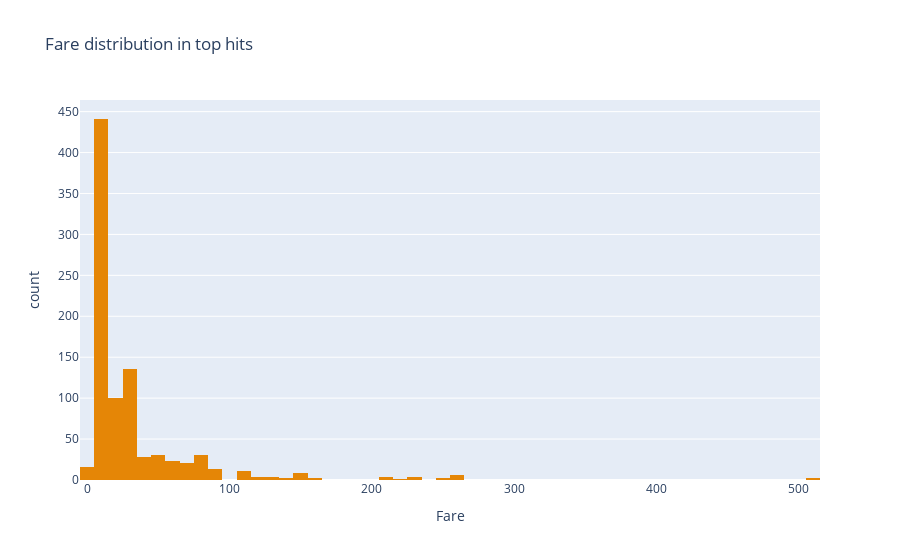
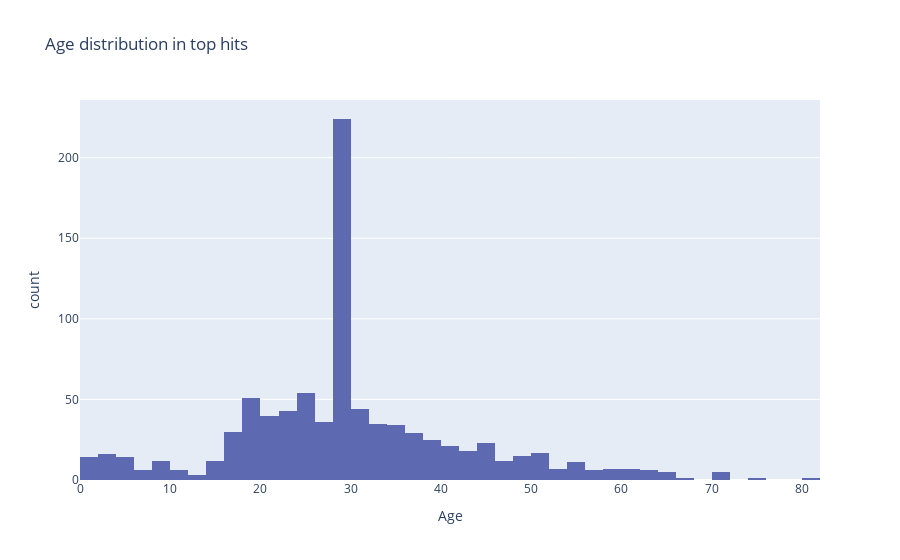

Notebook source saved alongside these figures, in order:
### Code cell
histogram_labels = ['Fare',
                    'Age'
                   ]

colors = px.colors.qualitative.Vivid
for i in range(len(histogram_labels)):
    fig = px.histogram(data, 
                       histogram_labels[i], 
                       title=f'{histogram_labels[i]} distribution in top hits', 
                       color_discrete_sequence=[colors[i]]
                      )
    iplot(fig)

### Figure 1 — Plotly figure (JSON) as saved in the notebook; plotly's stock layout.template omitted (floating-point values rounded to 4 significant figures; data arrays with more than 128 entries replaced by an {"elided": "..."} marker saying what was removed)
{"data": [{"alignmentgroup": "True", "bingroup": "x", "hovertemplate": "Fare=%{x}<br>count=%{y}<extra></extra>", "legendgroup": "", "marker": {"color": "rgb(229, 134, 6)", "pattern": {"shape": ""}}, "name": "", "offsetgroup": "", "orientation": "v", "showlegend": false, "type": "histogram", "x": {"elided": "891 float values"}, "xaxis": "x", "yaxis": "y"}], "layout": {"barmode": "relative", "legend": {"tracegroupgap": 0}, "title": {"text": "Fare distribution in top hits"}, "xaxis": {"anchor": "y", "domain": [0, 1], "title": {"text": "Fare"}}, "yaxis": {"anchor": "x", "domain": [0, 1], "title": {"text": "count"}}}}

### Figure 2 — Plotly figure (JSON) as saved in the notebook; plotly's stock layout.template omitted (floating-point values rounded to 4 significant figures; data arrays with more than 128 entries replaced by an {"elided": "..."} marker saying what was removed)
{"data": [{"alignmentgroup": "True", "bingroup": "x", "hovertemplate": "Age=%{x}<br>count=%{y}<extra></extra>", "legendgroup": "", "marker": {"color": "rgb(93, 105, 177)", "pattern": {"shape": ""}}, "name": "", "offsetgroup": "", "orientation": "v", "showlegend": false, "type": "histogram", "x": {"elided": "891 float values"}, "xaxis": "x", "yaxis": "y"}], "layout": {"barmode": "relative", "legend": {"tracegroupgap": 0}, "title": {"text": "Age distribution in top hits"}, "xaxis": {"anchor": "y", "domain": [0, 1], "title": {"text": "Age"}}, "yaxis": {"anchor": "x", "domain": [0, 1], "title": {"text": "count"}}}}
